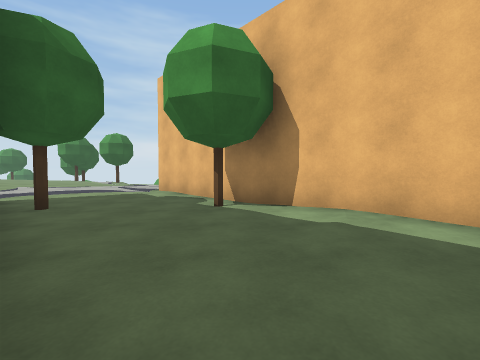
[1] (above)

14 first-person views from a walk through a Unity game level. The camera is 1.2 m above the floor, tilts 2° down and sees 90° across. The floor is counted in squares, 2 m on a side. Each view is taken from the middle of a square. On the plan, view 1 faces up. The plan holds only what a view shows up to about 9 squares ahead; the rest is blank. The place goes on beyond the plan. The player is left out. Surface patterns are stand-ins for the level's own textures.

[2]
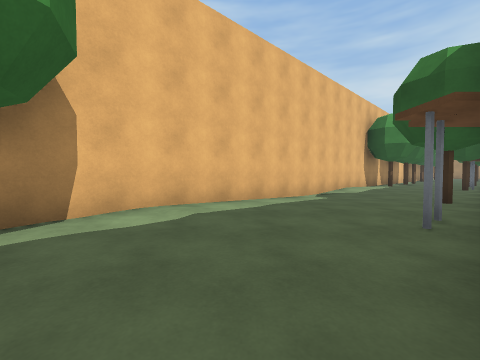

[3]
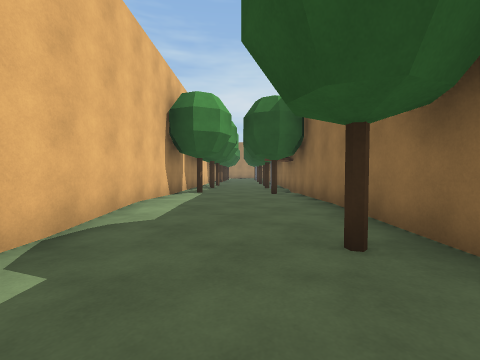

[4]
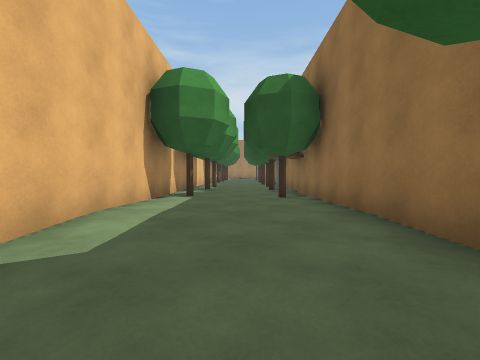

[5]
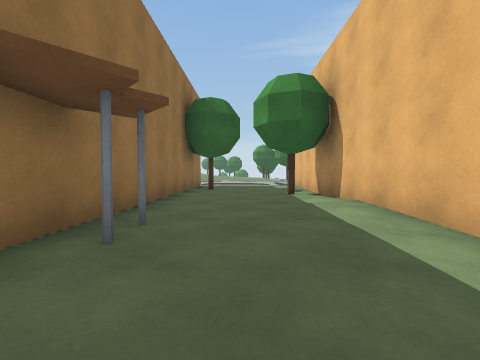

[6]
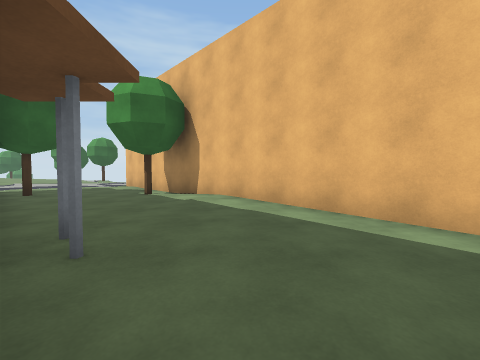

[7]
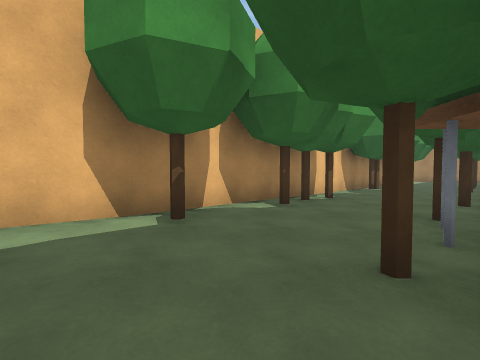

[8]
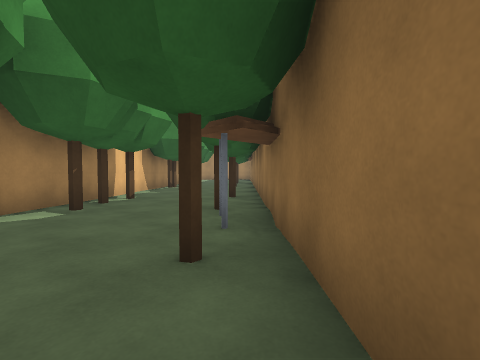

[9]
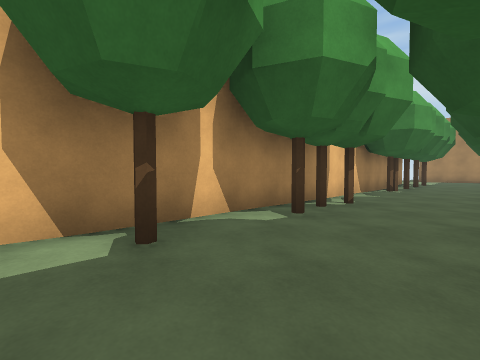

[10]
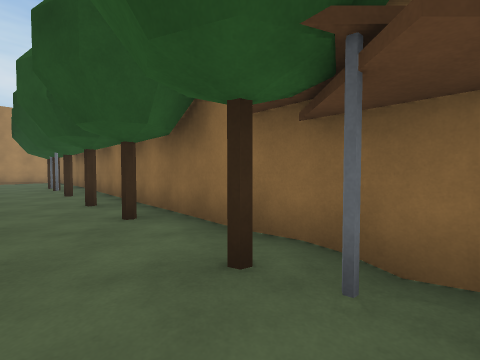

[11]
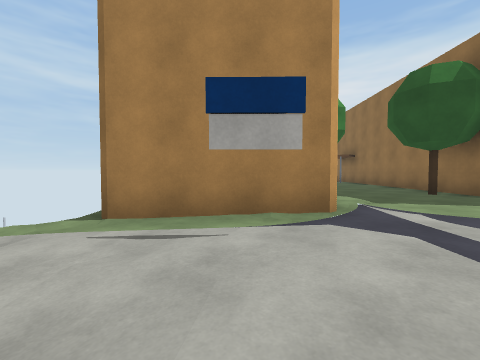

[12]
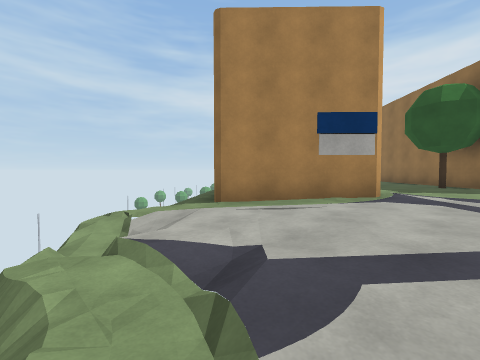

[13]
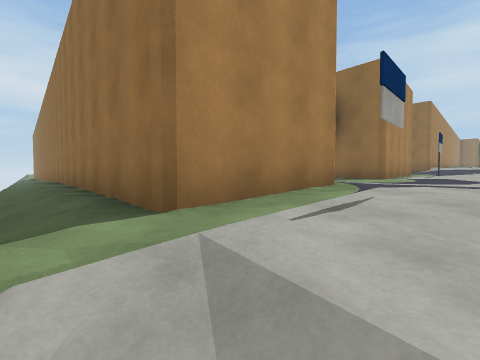

[14]
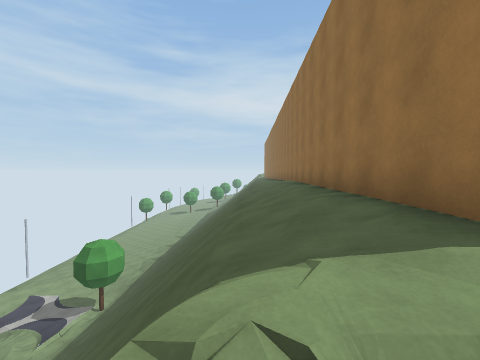

### Floor plan
Key: @ floor where view 1 was taken; # wall or solid block; . main floor; - floor 0.5 m lower than the main floor; _ floor 0.75 m lower than the main floor; < floor 10.75 m lower than the main floor; ( floor 11.25 m lower than the main floor; / step, stairs or slope; O other object.
Columns run from 4 left of view 1 to 15 right of it. Each row starts with its distance up from view 1.
 13 ./#
 12 .--/_         ((/
 11 .----/////////(((
 10 ....#/////////<(
  9 .O.##.////////
  8 ..####-//////
  7 ..## ##-////
  6 ...## ##/ /
  5 ....## ##//
  4 .#..### ##/
  3 #.....## ##
  2 ##.....##
  1  ##.....##
  0   ##@#...##
 -1    ##.....##
 -2       .#...##
 -3       #.....#
 -4       ##....###
 -5        ##.....#
 -6         ##.#..##
 -7          ####..###
 -8            #.....#
 -9            ##.#..##
-10             ##.#..##
-11              ##.....
-12               ###...
-13                 ###.
-14                  ##.
-15                   #

Where each view was taken, in squares from view 1:
view 1: 0 up, 0 right, facing up
view 2: 2 up, 2 left, facing right
view 3: 0 up, 2 right, facing down-right
view 4: 1 down, 3 right, facing down-right
view 5: 1 down, 3 right, facing up-left
view 6: 2 down, 2 right, facing up
view 7: 5 down, 5 right, facing right
view 8: 5 down, 5 right, facing down-right
view 9: 5 down, 6 right, facing right
view 10: 6 down, 8 right, facing down
view 11: 11 up, 4 left, facing down-right
view 12: 13 up, 4 left, facing down-right
view 13: 12 up, 1 left, facing down
view 14: 12 up, 0 right, facing down-right
